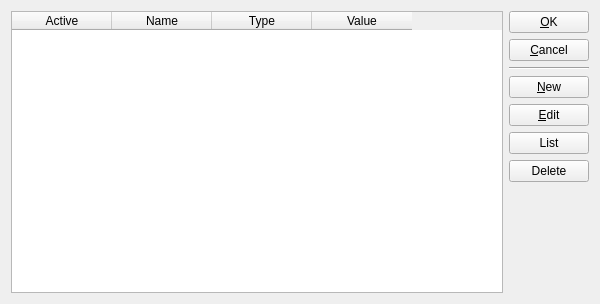
<?xml version="1.0" encoding="UTF-8"?>
<ui version="4.0">
 <comment> * OpenRPT report writer and rendering engine
 * Copyright (C) 2001-2019 by OpenMFG, LLC
 *
 * This library is free software; you can redistribute it and/or
 * modify it under the terms of the GNU Lesser General Public
 * License as published by the Free Software Foundation; either
 * version 2.1 of the License, or (at your option) any later version.
 *
 * This library is distributed in the hope that it will be useful,
 * but WITHOUT ANY WARRANTY; without even the implied warranty of
 * MERCHANTABILITY or FITNESS FOR A PARTICULAR PURPOSE. See the GNU
 * Lesser General Public License for more details.
 *
 * You should have received a copy of the GNU Lesser General Public
 * License along with this library; if not, write to the Free Software
 * Foundation, Inc., 59 Temple Place, Suite 330, Boston, MA 02111-1307 USA
 * Please contact info@openmfg.com with any questions on this license.</comment>
 <class>ParameterEdit</class>
 <widget class="QWidget" name="ParameterEdit">
  <property name="geometry">
   <rect>
    <x>0</x>
    <y>0</y>
    <width>600</width>
    <height>304</height>
   </rect>
  </property>
  <property name="windowTitle">
   <string>Parameter List</string>
  </property>
  <layout class="QHBoxLayout" name="horizontalLayout">
   <item>
    <widget class="QTableWidget" name="_table">
     <column>
      <property name="text">
       <string>Active</string>
      </property>
     </column>
     <column>
      <property name="text">
       <string>Name</string>
      </property>
     </column>
     <column>
      <property name="text">
       <string>Type</string>
      </property>
     </column>
     <column>
      <property name="text">
       <string>Value</string>
      </property>
     </column>
    </widget>
   </item>
   <item>
    <layout class="QVBoxLayout">
     <item>
      <widget class="QPushButton" name="_ok">
       <property name="text">
        <string>&amp;OK</string>
       </property>
       <property name="shortcut">
        <string>Alt+O</string>
       </property>
      </widget>
     </item>
     <item>
      <widget class="QPushButton" name="_cancel">
       <property name="text">
        <string>&amp;Cancel</string>
       </property>
       <property name="shortcut">
        <string>Alt+C</string>
       </property>
      </widget>
     </item>
     <item>
      <widget class="Line" name="_buttonDiv">
       <property name="frameShape">
        <enum>QFrame::HLine</enum>
       </property>
       <property name="frameShadow">
        <enum>QFrame::Sunken</enum>
       </property>
      </widget>
     </item>
     <item>
      <widget class="QPushButton" name="_new">
       <property name="text">
        <string>&amp;New</string>
       </property>
       <property name="shortcut">
        <string>Alt+N</string>
       </property>
      </widget>
     </item>
     <item>
      <widget class="QPushButton" name="_edit">
       <property name="text">
        <string>&amp;Edit</string>
       </property>
       <property name="shortcut">
        <string>Alt+E</string>
       </property>
      </widget>
     </item>
     <item>
      <widget class="QPushButton" name="_list">
       <property name="text">
        <string>List</string>
       </property>
       <property name="shortcut">
        <string>Alt+E</string>
       </property>
      </widget>
     </item>
     <item>
      <widget class="QPushButton" name="_delete">
       <property name="text">
        <string>Delete</string>
       </property>
      </widget>
     </item>
     <item>
      <spacer>
       <property name="orientation">
        <enum>Qt::Vertical</enum>
       </property>
       <property name="sizeType">
        <enum>QSizePolicy::Expanding</enum>
       </property>
       <property name="sizeHint" stdset="0">
        <size>
         <width>20</width>
         <height>20</height>
        </size>
       </property>
      </spacer>
     </item>
    </layout>
   </item>
  </layout>
 </widget>
 <layoutdefault spacing="6" margin="11"/>
 <tabstops>
  <tabstop>_table</tabstop>
  <tabstop>_ok</tabstop>
  <tabstop>_cancel</tabstop>
  <tabstop>_new</tabstop>
  <tabstop>_edit</tabstop>
  <tabstop>_list</tabstop>
  <tabstop>_delete</tabstop>
 </tabstops>
 <resources/>
 <connections/>
</ui>
